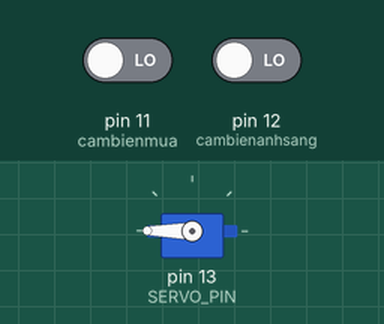
The sketch below on a simulated Arduino Uno, built with avr-gcc and run on an emulated ATmega328P. Parts: servo. The inputs (shaded band) are chosen by the test bench; at power-on: pin 11 (cambienmua) LOW, pin 12 (cambienanhsang) LOW.

Above: at 1.2 s.
1.3 s: pin 11 (cambienmua) driven HIGH
At 2.5 s:
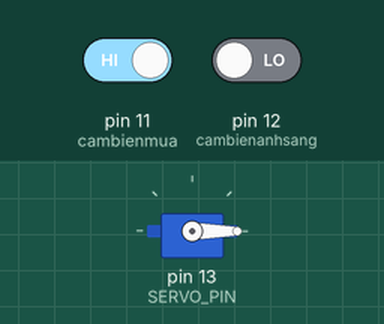
2.8 s: pin 11 (cambienmua) driven LOW
At 3.8 s:
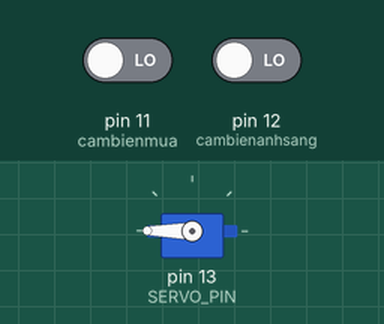
Timing chart, 0 to 5.8 s (numbered marks = the images above; inputs shaded):
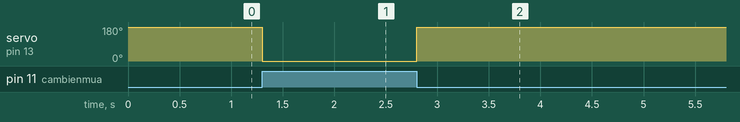

The sketch:

cambienmua.ino
```cpp
#include <Wire.h>
#include <Servo.h>
#define SERVO_PIN 13
int cambienanhsang = 12;
int cambienmua = 11;
Servo gServo;
void setup()
{
  pinMode(cambienanhsang,INPUT);
  pinMode(cambienmua,INPUT);
  gServo.attach(SERVO_PIN);

}


void loop()
{
  int value = digitalRead(cambienmua);
  if(value == HIGH){
   gServo.write(0);
  int anhsang  = digitalRead(cambienanhsang);
  if(anhsang == 1){
     gServo.write(180);
  }else{
    gServo.write(0);
  }
  }else{
        gServo.write(180);
  }

}
```

Measured:
- after the input at 1.3 s, servo on pin 13 (SERVO_PIN): 180° → 0° at once
- after the input at 2.8 s, servo on pin 13 (SERVO_PIN): 0° → 180° at once
